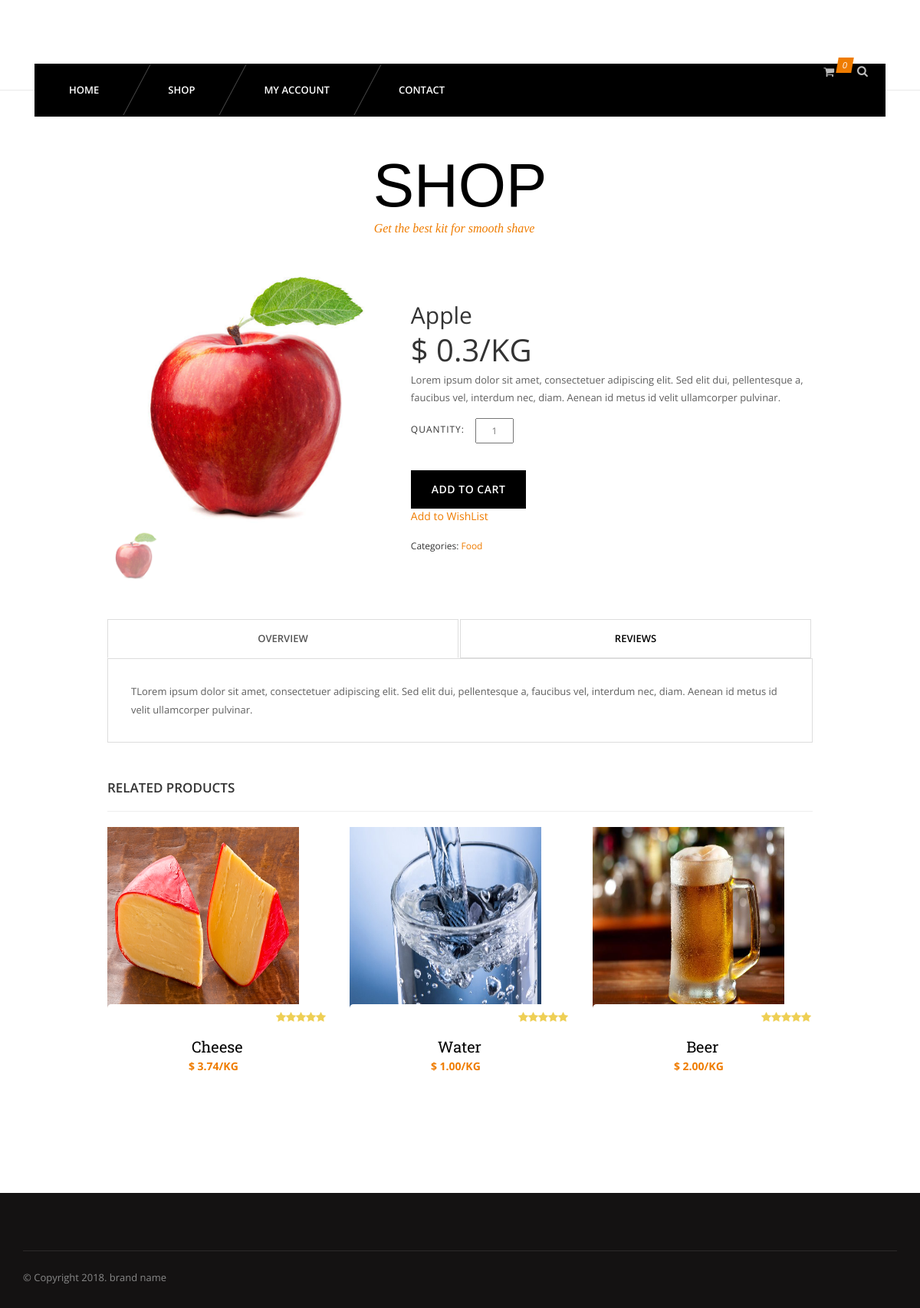
Screenshot of /single.php?id=1 (signed in) with the database file from the repository.
### tables this page shows
CREATE TABLE `products` (
  `id` int(11) NOT NULL,
  `name` varchar(255) NOT NULL,
  `catid` int(11) NOT NULL,
  `price` varchar(255) NOT NULL,
  `thumb` varchar(255) NOT NULL,
  `description` varchar(255) NOT NULL,
  `unit` text NOT NULL
);

CREATE TABLE `category` (
  `id` int(11) NOT NULL,
  `name` varchar(255) NOT NULL
);

### single.php (the view, shortened to what this page needs)
<?php
require_once 'config/connect.php';
include 'inc/header.php';
include 'inc/nav.php';
if(isset($_GET['id']) & !empty($_GET['id'])){
	$id = $_GET['id'];
	$prodsql = "SELECT * FROM products WHERE id=$id";
	$prodres = mysqli_query($connection, $prodsql);
	$prodr = mysqli_fetch_assoc($prodres);
}else{
	header('location: index.php');
}
?>
	<section id="content">
		<div class="content-blog">
			<div class="container">
				<div class="row">
					<div class="page_header text-center">
						<h2>Shop</h2>
						<p>Get the best kit for smooth shave</p>
					</div>
					<div class="col-md-10 col-md-offset-1">
					<div class="row">
						<div class="col-md-5">
							<div class="gal-wrap">
								<div id="gal-slider" class="flexslider">
									<ul class="slides">
										<li><img src="admin/<?php echo $prodr['thumb']; ?>" class="img-responsive" alt=""/></li>
									</ul>
								</div>
								<ul class="gal-nav">
									<li>
										<div>
											<img src="admin/<?php echo $prodr['thumb']; ?>" class="img-responsive" alt=""/>
										</div>
									</li>
								</ul>
							</div>
						</div>
						<div class="col-md-7 product-single">
							<h2 class="product-single-title no-margin"><?php echo $prodr['name']; ?></h2>
							<div class="p-price">$ <?php echo $prodr['price']; ?>/<?php echo $prodr['unit']; ?></div>
							<p><?php echo $prodr['description']; ?></p>
							<form method="get" action="addtocart.php">
							<div class="product-quantity">
								<span>Quantity:</span>
									<input type="text" name="quant" placeholder="1">
							</div>
							<div class="shop-btn-wrap">
								<input type="submit" class="button btn-small" value="Add to Cart">
							</div>
							</form>
							<a href="addtowishlist.php?id=<?php echo $prodr['id']; ?>">Add to WishList</a>
							<div class="product-meta">
								<span>Categories:
								<?php
								$prodcatsql = "SELECT * FROM category WHERE id={$prodr['catid']}";
								$prodcatres = mysqli_query($connection, $prodcatsql);
								$prodcatr = mysqli_fetch_assoc($prodcatres);
								?>
								<a href="#"><?php echo $prodcatr['name']; ?></a></span><br>
							</div>
						</div>
					</div>
					<div class="tab-style3">
						<div class="align-center mb-40 mb-xs-30">
							<ul class="nav nav-tabs tpl-minimal-tabs animate">
								<li class="active col-md-6">
									<a aria-expanded="true" href="#mini-one" data-toggle="tab">Overview</a>
								</li>
								<li class="col-md-6">
									<a aria-expanded="false" href="#mini-three" data-toggle="tab">Reviews</a>
								</li>
							</ul>
						</div>
						<div style="height: auto;" class="tab-content tpl-minimal-tabs-cont align-center section-text">
							<div style="" class="tab-pane fade active in" id="mini-one">
								<p>T<?php echo $prodr['description']; ?></p>
							</div>
						</div>
					</div>
					<div class="related-products">
						<h4 class="heading">Related Products</h4>
						<hr>
						<div class="row">
							<div id="shop-mason" class="shop-mason-3col">
							<?php
								$relsql = "SELECT * FROM products WHERE id != $id ORDER BY rand() LIMIT 3";
								$relres = mysqli_query($connection, $relsql);
								while($relr = mysqli_fetch_assoc($relres)){
							 ?>
								<div class="sm-item isotope-item">
									<div class="product">
										<div class="product-thumb">
											<img src="admin/<?php echo $relr['thumb']; ?>" class="img-responsive" alt="">
										</div>
										<div class="rating">
											<span class="fa fa-star act"></span>
											<span class="fa fa-star act"></span>
											<span class="fa fa-star act"></span>
											<span class="fa fa-star act"></span>
											<span class="fa fa-star act"></span>
										</div>
										<h2 class="product-title"><a href="#"><?php echo $relr['name']; ?></a></h2>
										<div class="product-price">$ <?php echo $relr['price']; ?>/<?php echo $prodr['unit']; ?><span></span></div>
									</div>
								</div>
							<?php } ?>
							</div>
						</div>
					</div>
					</div>
				</div>
			</div>
		</div>
	</section>
<?php include 'inc/footer.php' ?>

### js/flexslider/flexslider.css (style rules this page uses)
.slides, .slides > li, .flex-control-nav, .flex-direction-nav { margin: 0; padding: 0; list-style: none; }
.flexslider { margin: 0; padding: 0; }
.flexslider .slides > li { display: none; -webkit-backface-visibility: hidden; }
.flexslider .slides img { width: 100%; display: block; }
.flexslider .slides:after { content: "\0020"; display: block; clear: both; visibility: hidden; line-height: 0; height: 0; }
.flexslider { position: relative; zoom: 1; float:left; width:100%; }
.flexslider .slides { zoom: 1; }
.flexslider .slides img { height: auto; }

### css/light.css (style rules this page uses)
body { background-color:#fff; }
p { color:#5f5f5f; }

### single.php (style rules this page uses)
.rating { float:left; width:300px; }
.rating span { float:right; position:relative; }

### rows the page displays
products: thumb (picture), name "Apple", price "0.3", unit "KG", description "Lorem ipsum dolor sit amet, consectetuer adipiscing elit. Sed elit dui, pellentesque a, faucibus vel, interdum nec, diam. Aenean id metus id velit ullamcorper pulvinar."
category: name "Food"
products: thumb (picture), name "Cheese", price "3.74"
products: thumb (picture), name "Water", price "1.00"
products: thumb (picture), name "Beer", price "2.00"

### other values shown
count($cart) "0"
